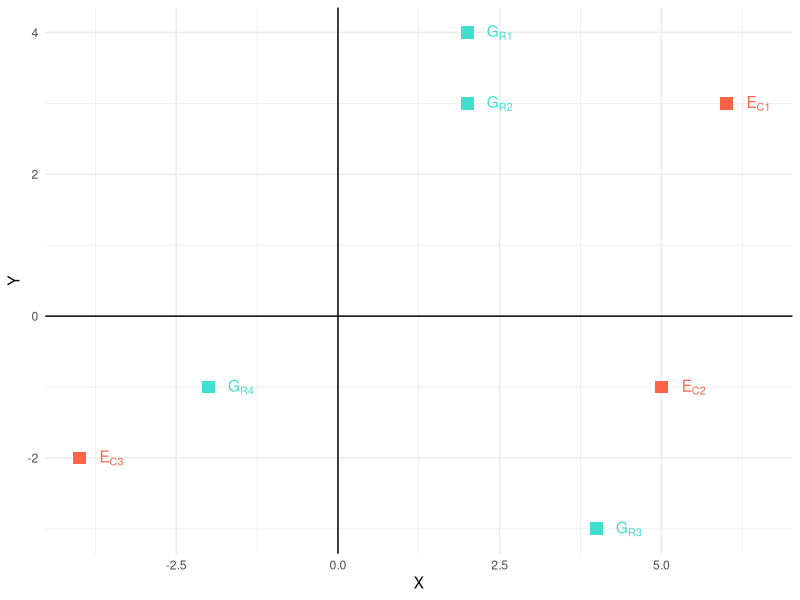
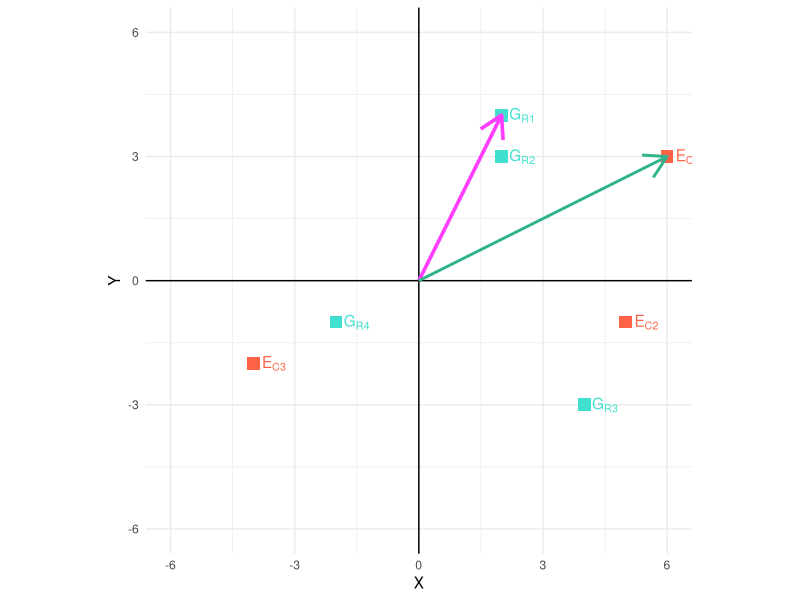

These figures' R source, in order: (Note: this script raises an error after producing the figures.)
## ---- chunk 1
library(tidyverse)
knitr::opts_chunk$set(tidy = TRUE, cache = TRUE, 
                      echo = FALSE, 
                      tidy.opts = list(width.cutoff=50), 
                      eval = TRUE, 
                      fig.show = "hold", fig.align = "center", fig.width = 6,
                      fig.asp = 0.8, message = FALSE, warning = FALSE)
options(knitr.kable.NA = "", digits = 3)
## ---- chunk 2
G <- matrix(c(2, 4, 2, 3, 4, -3, -2, -1), nrow = 4, byrow = TRUE)
E <- matrix(c(6, 3, 5, -1, -4, -2), ncol = 3, byrow = FALSE)

matrix_prod <- G %*% E
## ---- chunk 3
G_df <- G %>% as_data_frame()
E_df <- E %>% t() %>% as_data_frame()

ge_m <- ggplot() + 
  geom_point(data = G_df, aes(x = V1, y = V2), 
             size = 4, color = "turquoise", shape = 15) +
  geom_point(data = E_df, aes(x = V1, y = V2), 
             size = 4, color = "tomato", shape = 15) +
  geom_text(data = G_df, aes(x = V1, y = V2, label = paste("G[R", 1:4, "]", sep = "")), 
            color = "turquoise", nudge_x = 0.5, check_overlap = TRUE, parse = TRUE) +
  geom_text(data = E_df, aes(x = V1, y = V2, label = paste("E[C", 1:3, "]", sep = "")), 
            color = "tomato", nudge_x = 0.5, check_overlap = TRUE, parse = TRUE) +
  geom_vline(xintercept = 0) +
  geom_hline(yintercept = 0) +
  labs(x = "X", y = "Y") +
  theme_minimal()
ge_m
## ---- chunk 4
Ri_vec <- sqrt(G[,1]^2 + G[,2]^2)
Cj_vec <- sqrt(E[1,]^2 + E[2,]^2)
Ri_vec
Cj_vec
## ---- chunk 5
theta_mat <- map_dfr(c(1:4), 
        function(Ri){
          map_dfc(c(1:3), 
                  function(Cj){
                    acos((E[,Cj]%*%G[Ri,])/(sqrt(E[,Cj]%*%E[,Cj])*sqrt(G[Ri,]%*%G[Ri,])))*180/pi
                  }
          )
        }
)
## ---- chunk 6
require(ggforce)
# optimal value of radius of circle with radius (0, 0) is 
# best approximated based upon the average of the lengths of the segments
mean_length_segments <- mean(c(Ri_vec, Cj_vec))
r <- mean_length_segments*0.15

# indicating centre of circle as (0, 0)
a <- b <- 0

# calculate theta (anticlockwise) for each line segment
theta_GR1 <- acos(G_df$V1[1]/G_df$V2[1])*180/pi
theta_EC1 <- asin(E_df$V2[1]/E_df$V1[1])*180/pi

# point (x_1, y_1)
x_1 = a + r * cos(theta_GR1*pi/180)
y_1 = b + r * sin(theta_GR1*pi/180)

# point (x_2, y_2)
x_2 = a + r * cos(theta_EC1*pi/180)
y_2 = a + r * sin(theta_EC1*pi/180)

# here, (x_1, y_1) and (x_2, y_2) are points on the circumference of circle
# r is the radius of the circle
# (a,b) is the center of the circle
# (x,y) is the point on the circumference
# theta_EC1 and theta_GR1 are the angle in degrees
# radian = degree * pi/180

ge_m1 <- ge_m +
  # geom_segment(data = G_df, aes(x = 0, xend = V1, y = 0, yend = V2), 
  #              arrow = arrow(), colour = "#FF3EFF", size = 1.25) +
  # geom_segment(data = E_df, aes(x = 0, xend = V1, y = 0, yend = V2),
  #              arrow = arrow(), colour = "#30B48D", size = 1.0)
  geom_segment(aes(x = 0, xend = c(G_df$V1[1]), 
                   y = 0, yend = c(G_df$V2[1])), 
               arrow = arrow(), colour = "#FF3EFF", size = 1.25) +
  geom_segment(aes(x = 0, xend = c(E_df$V1[1]), 
                   y = 0, yend = c(E_df$V2[1])),
               arrow = arrow(), colour = "#30B48D", size = 1.0)

ge_m1 + coord_equal(xlim = c(-6, 6), ylim = c(-6, 6))
# ge_m1 + 
#   coord_equal(xlim = c(-6, 6), ylim = c(-6, 6)) +
#   geom_arc(aes(x0 = 0, y0 = 0, r = r, # to c1
#                start = (2*pi*r/360)*asin(G_df$V1[1]/G_df$V2[1])*180/pi,
#                end = (2*pi*r/360)*((asin(G_df$V1[1]/G_df$V2[1])*180/pi)+theta_mat$V1[1])))
## ---- chunk 7
map_dbl(c(1:4), ~ Ri_vec[.x] * cos(theta_mat$V1[.x]*pi/180) * Cj_vec[1])
## ---- chunk 8
RC_kro <- G %x% rep(1, 3) %>% 
  cbind(rep(1, 4) %x% t(E))
